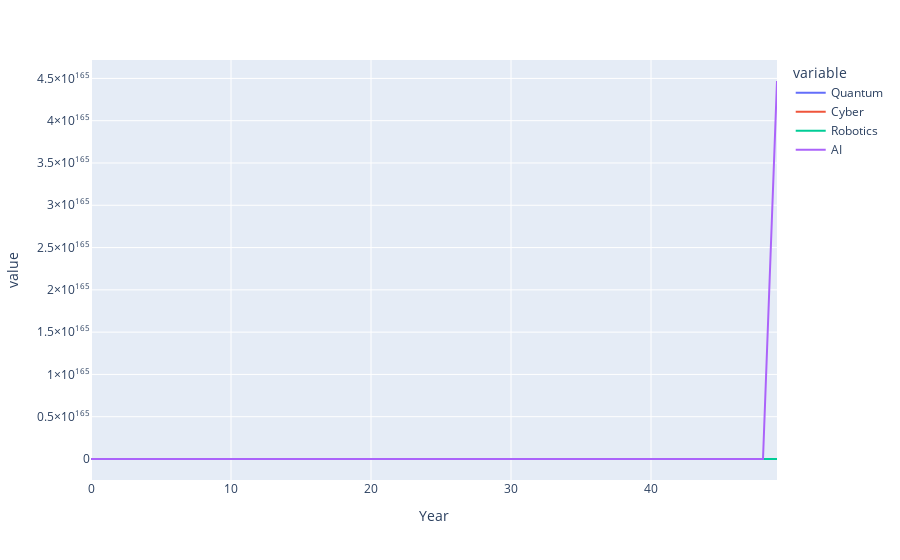

The code cell stored with this chart in its notebook:
### Code cell
fig = px.line(df, x='Year', y=df.columns[1:])
fig.show()
